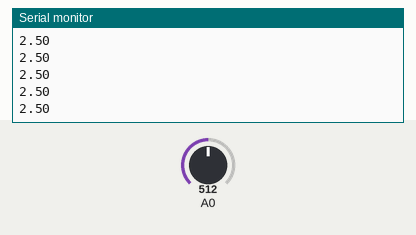
Simulated run of this sketch. Board: Arduino Uno, built with avr-gcc and run on an emulated ATmega328P. Parts: the last lines printed to the serial monitor. The test bench sets the inputs (shaded band); at power-on: A0 = 512.

Above: at 1.2 s.
1.3 s: A0 set to 716
At 1.31 s:
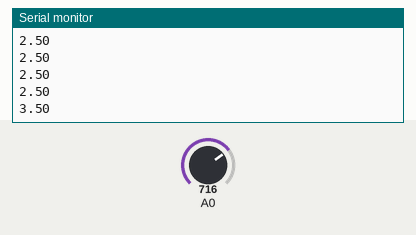
2.8 s: A0 set to 900
At 2.82 s:
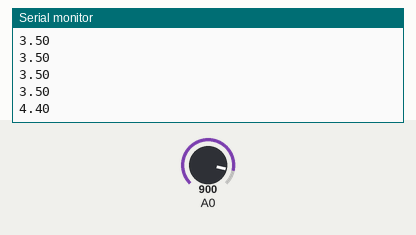
Timing chart, 0 to 5.8 s (numbered marks = the images above; inputs shaded):
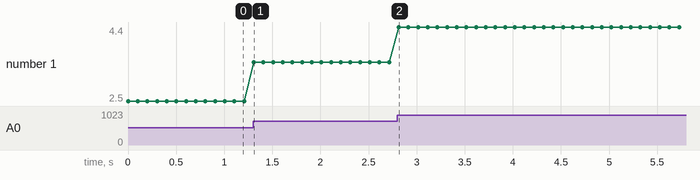

The sketch:

pot_serial.ino
```cpp
void setup() {
  // put your setup code here, to run once:
Serial.begin(9600);
}

void loop() {
  // put your main code here, to run repeatedly:
int pot = analogRead(A0);

float voltage = pot*(5.0/1023.0);

Serial.println(voltage);
delay(100);

}
```

Measured:
- after the input at 1.3 s, the serial monitor: prints a new line at once (image 1)
- after the input at 2.8 s, the serial monitor: prints a new line at once (image 2)
- plotted number 1: 2.5 → 3.5 after the input at 1.3 s, 3.5 → 4.4 after the input at 2.8 s
